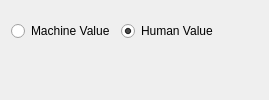
      <widget class="QWidget" name="hartTab">
       <attribute name="title">
        <string>Hart</string>
       </attribute>
       <layout class="QVBoxLayout" name="verticalLayout_4">
        <item>
         <layout class="QHBoxLayout" name="horizontalLayout_9">
          <item>
           <widget class="QRadioButton" name="radioButtonHex">
            <property name="text">
             <string>Machine Value</string>
            </property>
            <property name="checked">
             <bool>false</bool>
            </property>
            <attribute name="buttonGroup">
             <string notr="true">buttonGroupState</string>
            </attribute>
           </widget>
          </item>
          <item>
           <widget class="QRadioButton" name="radioButtonHrt">
            <property name="text">
             <string>Human Value</string>
            </property>
            <property name="checked">
             <bool>true</bool>
            </property>
            <attribute name="buttonGroup">
             <string notr="true">buttonGroupState</string>
            </attribute>
           </widget>
          </item>
          <item>
           <layout class="QVBoxLayout" name="verticalLayout_3">
            <item>
             <layout class="QHBoxLayout" name="horizontalLayout_8">
              <item>
               <spacer name="horizontalSpacer_2">
                <property name="orientation">
                 <enum>Qt::Orientation::Horizontal</enum>
                </property>
                <property name="sizeHint" stdset="0">
                 <size>
                  <width>40</width>
                  <height>20</height>
                 </size>
                </property>
               </spacer>
              </item>
             </layout>
            </item>
            <item>
             <layout class="QHBoxLayout" name="horizontalLayout_3">
              <item>
               <spacer name="horizontalSpacer_4">
                <property name="orientation">
                 <enum>Qt::Orientation::Horizontal</enum>
                </property>
                <property name="sizeHint" stdset="0">
                 <size>
                  <width>40</width>
                  <height>20</height>
                 </size>
                </property>
               </spacer>
              </item>
             </layout>
            </item>
           </layout>
          </item>
         </layout>
        </item>
        <item>
         <widget class="DBTableWidget" name="hrtDBTableWidget" native="true">
          <property name="sizePolicy">
           <sizepolicy hsizetype="Preferred" vsizetype="Expanding">
            <horstretch>0</horstretch>
            <verstretch>0</verstretch>
           </sizepolicy>
          </property>
         </widget>
        </item>
       </layout>
      </widget>
